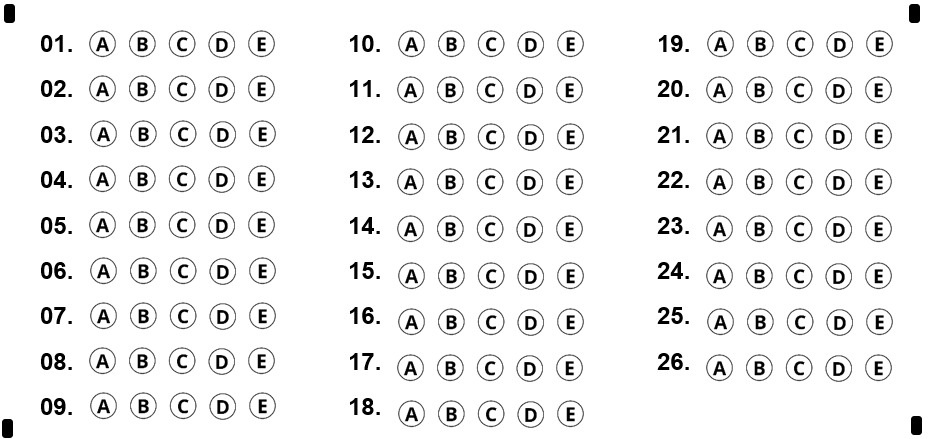
#> input picture assets/template_gabarito.jpeg, 931 x 439 px
$ python -i detector.py   (imports and definitions only)
#> lines starting #> are read from the running program, lines starting #| are printed output that depends on the picture; after the words box and inside, x2 and y2 are one past the last pixel; in counts of white or black regions, pixels touching at a corner belong together
#> further down, picture is the input picture: PIL image 931x439 RGB; min 0, max 255, mean 239
import cv2
import numpy as np
from PIL import Image, ImageDraw
import os
import logging

logger = logging.getLogger('GabaritoApp.Detector')

# [119 lines left out: functions corrigir_perspectiva, desenhar_rois_em_imagem, pre_processar_imagem, detectar_area_gabarito_template, not called in this run]

def detectar_area_cabecalho_template(imagem, template, metodo=cv2.TM_CCOEFF_NORMED, pre_processar=True, multi_escala=True, rotacoes=True):
    return detectar_area_gabarito_template(imagem, template, metodo, pre_processar, multi_escala, rotacoes)

def detectar_matricula_por_contornos(imagem_pil, debug_folder=None):
    img_gray = np.array(imagem_pil.convert("L"))
    img_blur = cv2.GaussianBlur(img_gray, (5, 5), 0)
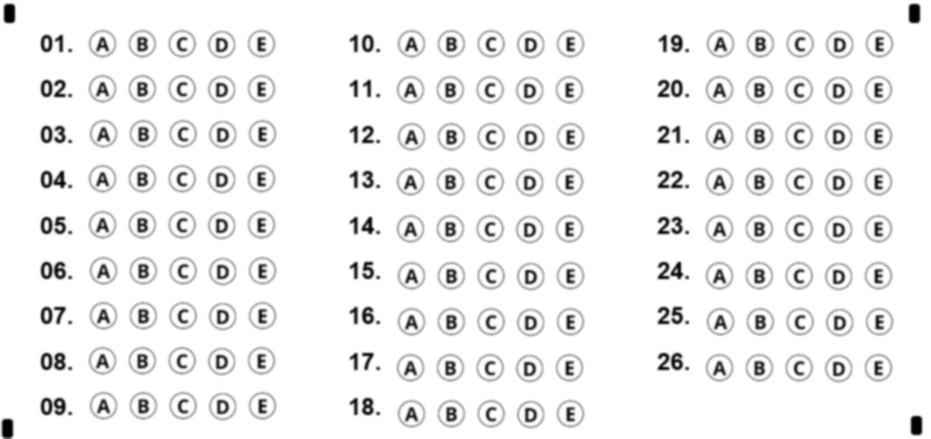
#> img_blur: shape (439, 931); min 0, max 255, mean 239
    img_thresh = cv2.adaptiveThreshold(
        img_blur, 255, cv2.ADAPTIVE_THRESH_GAUSSIAN_C,
        cv2.THRESH_BINARY_INV, 11, 2
    )
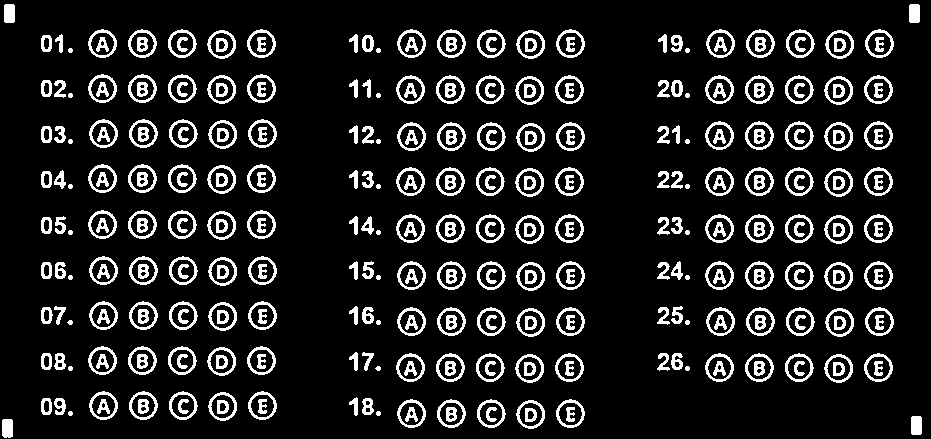
#> img_thresh: shape (439, 931); 12.7% white; 342 white regions, largest, box (x1, y1, x2, y2) and area: (436, 353, 465, 382) 242, (128, 74, 157, 103) 241, (555, 75, 584, 104) 241
    kernel = np.ones((3, 3), np.uint8)
    img_morph = cv2.morphologyEx(img_thresh, cv2.MORPH_CLOSE, kernel, iterations=2)
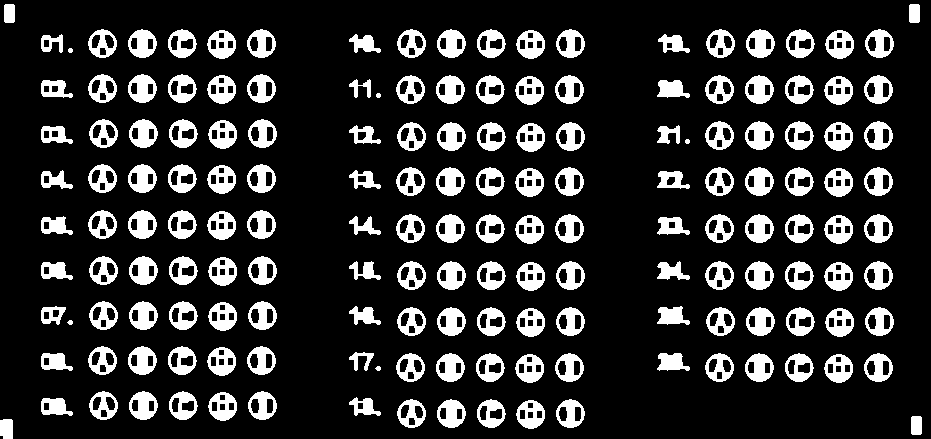
#> img_morph: shape (439, 931); 17.7% white; 165 white regions
    if debug_folder:
        cv2.imwrite(os.path.join(debug_folder, "matricula_thresh.png"), img_thresh)
        cv2.imwrite(os.path.join(debug_folder, "matricula_morph.png"), img_morph)
    contours, _ = cv2.findContours(img_morph, cv2.RETR_EXTERNAL, cv2.CHAIN_APPROX_SIMPLE)
#> contours = 165 contours, 5 with area under 20; largest, box (x1, y1, x2, y2) and area: (515, 168, 544, 197) 607, (515, 354, 544, 383) 606, (207, 347, 236, 376) 606, (825, 308, 854, 337) 606, (516, 308, 545, 337) 606
    candidatos = []
    for contour in contours:
        area = cv2.contourArea(contour)
        if area < 1000:
            continue
        peri = cv2.arcLength(contour, True)
        approx = cv2.approxPolyDP(contour, 0.04 * peri, True)
        if len(approx) == 4:
            x, y, w, h = cv2.boundingRect(contour)
            aspect_ratio = w / float(h)
            if 2.0 < aspect_ratio < 6.0:
                candidatos.append((x, y, w, h, area))
#> this loop made 165 passes
#> area on passes 1 to 3: 216.5, 178, 605
#> after the loop, candidatos = []
    if not candidatos:
        return None
    candidatos.sort(key=lambda x: x[4], reverse=True)
    x, y, w, h, _ = candidatos[0]
    if debug_folder:
        debug_img = np.array(imagem_pil)
        cv2.rectangle(debug_img, (x, y), (x+w, y+h), (0, 255, 0), 2)
        cv2.imwrite(os.path.join(debug_folder, "matricula_contorno.png"), debug_img)
    return (x, y, w, h)

# [197 lines left out: functions detectar_matricula_por_hough, detectar_respostas_por_grid, not called in this run]

>>> from PIL import Image
>>> picture = Image.open('../../assets/template_gabarito.jpeg')
>>> result = detectar_matricula_por_contornos(picture)
